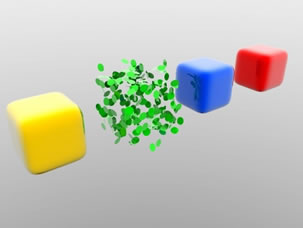
#> input picture shapes.jpg, 303 x 228 px
$ python tut1.py
#> lines starting #> are read from the running program, lines starting #| are printed output that depends on the picture; after the words box and inside, x2 and y2 are one past the last pixel; in counts of white or black regions, pixels touching at a corner belong together
import cv2
import imutils

img = cv2.imread("shapes.jpg")
#> img is the input picture: shape (228, 303, 3); mean B, G, R 181.5, 194.8, 193
(h, w, d) = img.shape
#> h = 228; w = 303; d = 3
print(h)
#| 228
print(w)
#| 303
print(d)
#| 3
cv2.imshow("Image", img[:, :, 0])
cv2.waitKey(0)
cv2.imshow("Image", img[:, :, 1])
cv2.waitKey(0)
cv2.imshow("Image", img[:, :, 2])
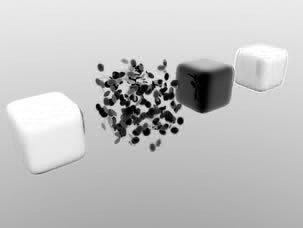
#> window 'Image': shape (228, 303); min 0, max 255, mean 193
cv2.waitKey(0)
cv2.imshow("Image", img)
cv2.waitKey(0)
cv2.imshow("Image", img[0:399, 0:399, :])
cv2.waitKey(0)
im2 = cv2.resize(img, (int(w/2), int(h/2)))
cv2.imshow("Image", im2)
cv2.waitKey(0)
im3 = cv2.resize(img, (int(w/10), int(h/10)))
im4 = cv2.resize(im3, (int(im3.shape[1]*10), int(im3.shape[0]*10)))
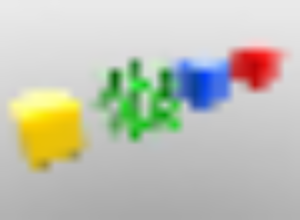
#> im4: shape (220, 300, 3); mean B, G, R 181.5, 194.4, 192.8
cv2.imshow("Image", im3)
cv2.waitKey(0)
cv2.imshow("Image", im4)
cv2.waitKey(0)
thr1 = img >= 128
thr2 = img < 128
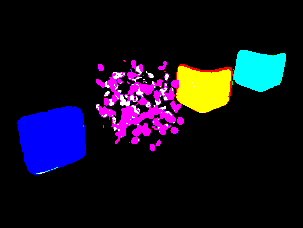
#> thr2: shape (228, 303, 3) bool; mean B, G, R 0.124, 0.0625, 0.0793
imb = img.copy()
imb[thr1] = 255
imb[thr2] = 0
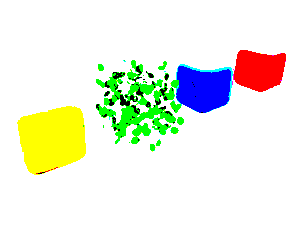
#> imb: shape (228, 303, 3); mean B, G, R 223.3, 239.1, 234.8
cv2.imshow("Binary B", imb[:, :, 0])
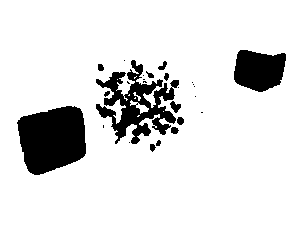
#> window 'Binary B': shape (228, 303); 87.6% white; 26 black regions (13 under 20 px), largest, box (x1, y1, x2, y2) and area: (17, 106, 86, 175) 3651, (96, 60, 179, 144) 2848, (234, 50, 286, 92) 1692
cv2.waitKey(0)
cv2.imshow("Binary G", imb[:, :, 1])
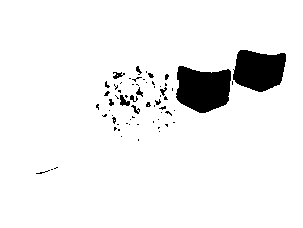
#> window 'Binary G': shape (228, 303); 93.7% white; 65 black regions (53 under 20 px), largest, box (x1, y1, x2, y2) and area: (176, 66, 231, 113) 1991, (233, 50, 286, 92) 1706, (120, 95, 130, 106) 66
cv2.waitKey(0)
cv2.imshow("Binary R", imb[:, :, 2])
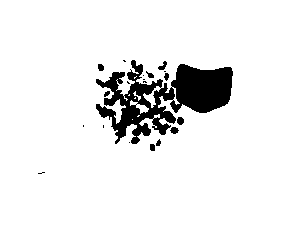
#> window 'Binary R': shape (228, 303); 92.1% white; 20 black regions (10 under 20 px), largest, box (x1, y1, x2, y2) and area: (96, 60, 233, 144) 5137, (177, 117, 184, 125) 45, (170, 127, 179, 134) 44
cv2.waitKey(0)
